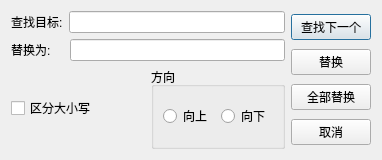
<?xml version="1.0" encoding="UTF-8"?>
<ui version="4.0">
 <class>RepalceDialog</class>
 <widget class="QDialog" name="RepalceDialog">
  <property name="geometry">
   <rect>
    <x>0</x>
    <y>0</y>
    <width>382</width>
    <height>160</height>
   </rect>
  </property>
  <property name="windowTitle">
   <string>Dialog</string>
  </property>
  <layout class="QHBoxLayout" name="horizontalLayout_5">
   <item>
    <layout class="QVBoxLayout" name="verticalLayout_2">
     <item>
      <layout class="QHBoxLayout" name="horizontalLayout">
       <item>
        <widget class="QLabel" name="label">
         <property name="text">
          <string>查找目标:</string>
         </property>
        </widget>
       </item>
       <item>
        <widget class="QLineEdit" name="searchText"/>
       </item>
      </layout>
     </item>
     <item>
      <layout class="QHBoxLayout" name="horizontalLayout_2">
       <item>
        <widget class="QLabel" name="label_2">
         <property name="text">
          <string>替换为:    </string>
         </property>
        </widget>
       </item>
       <item>
        <widget class="QLineEdit" name="targetText"/>
       </item>
      </layout>
     </item>
     <item>
      <layout class="QHBoxLayout" name="horizontalLayout_4">
       <item>
        <widget class="QCheckBox" name="cbCaseSensetive">
         <property name="text">
          <string>区分大小写</string>
         </property>
        </widget>
       </item>
       <item>
        <widget class="QGroupBox" name="groupBox">
         <property name="title">
          <string>方向</string>
         </property>
         <layout class="QHBoxLayout" name="horizontalLayout_3">
          <item>
           <widget class="QRadioButton" name="rbup">
            <property name="text">
             <string>向上</string>
            </property>
           </widget>
          </item>
          <item>
           <widget class="QRadioButton" name="rbdown">
            <property name="text">
             <string>向下</string>
            </property>
           </widget>
          </item>
         </layout>
        </widget>
       </item>
      </layout>
     </item>
    </layout>
   </item>
   <item>
    <layout class="QVBoxLayout" name="verticalLayout">
     <item>
      <widget class="QPushButton" name="btFindNext">
       <property name="text">
        <string>查找下一个</string>
       </property>
      </widget>
     </item>
     <item>
      <widget class="QPushButton" name="btReplace">
       <property name="text">
        <string>替换</string>
       </property>
      </widget>
     </item>
     <item>
      <widget class="QPushButton" name="btReplaceAll">
       <property name="text">
        <string>全部替换</string>
       </property>
      </widget>
     </item>
     <item>
      <widget class="QPushButton" name="btCancel">
       <property name="text">
        <string>取消</string>
       </property>
      </widget>
     </item>
    </layout>
   </item>
  </layout>
 </widget>
 <resources/>
 <connections/>
</ui>
